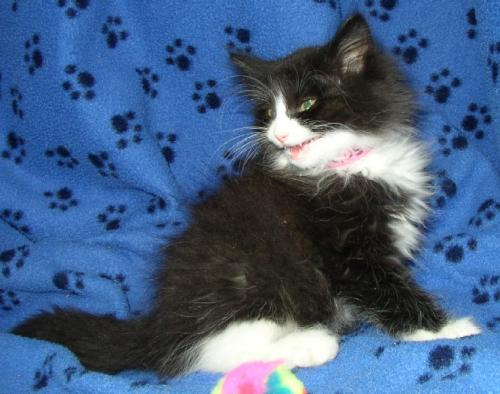
#> input picture data/Cat/9637.jpg, 500 x 394 px; its folder holds only this picture in this run
$ python SVD.py
#> lines starting #> are read from the running program, lines starting #| are printed output that depends on the picture
import os
import numpy as np
from skimage.io import imread
from skimage.transform import resize,rotate
from skimage.feature import hog
from sklearn.svm import SVC
from sklearn.metrics import accuracy_score
from sklearn.model_selection import train_test_split


# Parameters
img_size = (16, 16)  # resize all images
data_dir = "data/"  # dataset folder with two subfolders: class0, class1

X = []
y = []

# Load images from two folders
for label, folder in enumerate(["Cat", "Dog"]):
    path = os.path.join(data_dir, folder)
    for file in os.listdir(path):

        img = imread(os.path.join(path, file), as_gray=True)
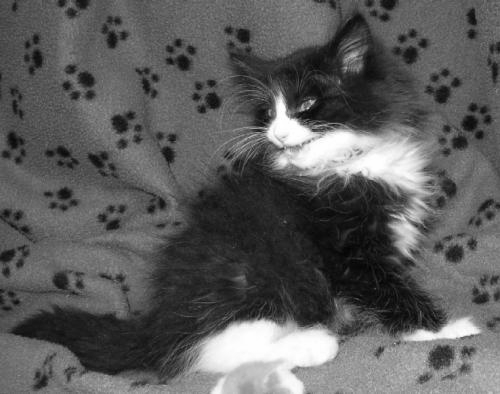
#> img: shape (394, 500) float64; min 0.012, max 1, mean 0.362
        img_resized = resize(img, img_size)


        for i in range(10):
            U, S, Vt = np.linalg.svd(img, full_matrices=False)
            features =S[:20]
            X.append(features)
            y.append(label)
#> this loop made 10 passes
#> pass 1, `U, S, Vt = np.linalg.svd(img, full_matrices=False)`:
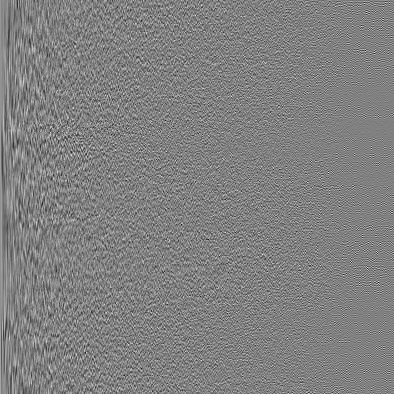
#> U: shape (394, 394) float64; min -0.277, max 0.271, mean 0.000179; drawn with min black and max white
#> pass 1, `U, S, Vt = np.linalg.svd(img, full_matrices=False)`:
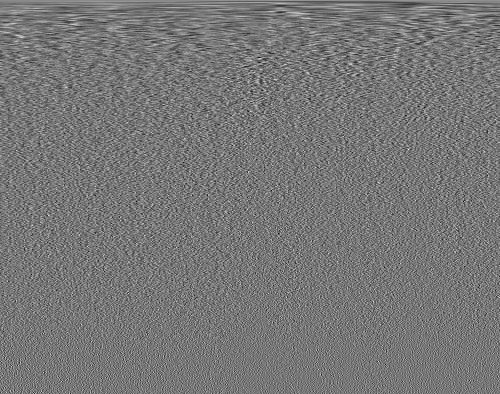
#> Vt: shape (394, 500) float64; min -0.23, max 0.263, mean 0.000135; drawn with min black and max white
#> after the loop, X = 10 items; y = [0, 0, 0, 0, 0, 0, 0, 0, 0, 0]
#> pass 2 of the loop `for label, folder in enumerate(["Cat", "Dog"]):`:
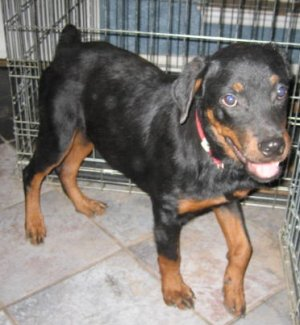
#> input picture data/Dog/9726.jpg, 300 x 325 px
#> img: shape (325, 300) float64
#> the loop `for i in range(10):` made 10 passes
#> pass 1, `U, S, Vt = np.linalg.svd(img, full_matrices=False)`:
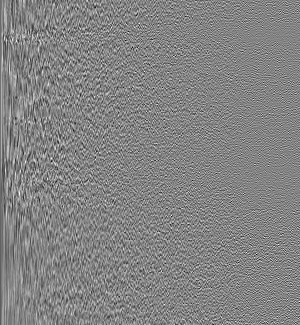
#> U: shape (325, 300) float64; min -0.277, max 0.259, mean -0.000187; drawn with min black and max white
#> pass 1, `U, S, Vt = np.linalg.svd(img, full_matrices=False)`:
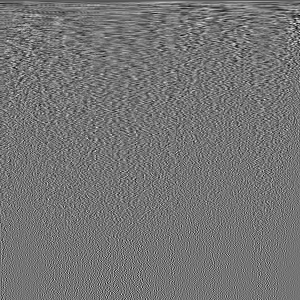
#> Vt: shape (300, 300) float64; min -0.257, max 0.303, mean -0.000172; drawn with min black and max white
#> after the loop `for i in range(10):`: X = 20 items; y = [0, 0, 0, 0, 0, 0, 0, 0, 0, 0, 1, 1, 1, 1, 1, 1, 1, 1, 1, 1]


X = np.array(X)
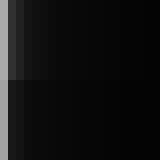
#> X: shape (20, 20) float64 (shown 8 times larger); min 4.04, max 169.6, mean 18.3
y = np.array(y)
#> y = 20 values from 0 to 1

# Train/test split
X_train, X_test, y_train, y_test = train_test_split(X, y, test_size=0.2, random_state=42)
#> y_train = [0, 0, 1, 0, 1, 1, 1, 0, 0, 1, 0, 1, 0, 1, 1, 0]; y_test = [0, 1, 1, 0]

# Train SVM
clf = SVC(kernel='linear')
clf.fit(X_train, y_train)

# Predict
y_pred = clf.predict(X_test)
#> y_pred = [0, 1, 1, 0]

print("Accuracy:", accuracy_score(y_test, y_pred))
#| Accuracy: 1.0
